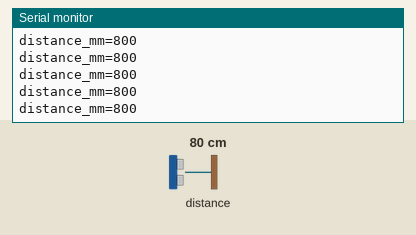
The sketch below on a simulated ESP32. Parts: the last lines printed to the serial monitor. The inputs (shaded band) are chosen by the test bench; at power-on: distance to the obstacle 80 cm.

Above: at 1.2 s.
1.3 s: distance to the obstacle set to 2 cm
At 1.59 s:
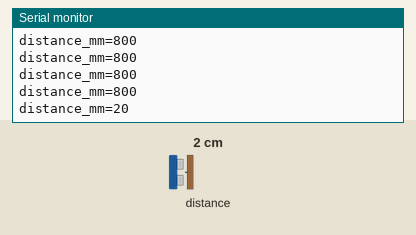
2.8 s: distance to the obstacle set to 4 cm
At 2.99 s:
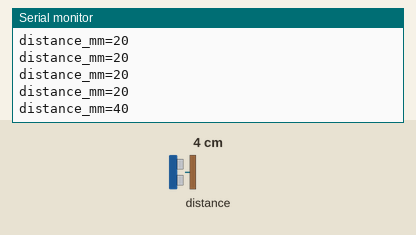
Timing chart, 0 to 5.8 s (numbered marks = the images above; inputs shaded):
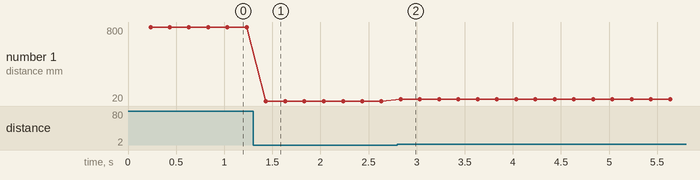

Measured:
- after the input at 1.3 s, the serial monitor: prints a new line after 0.13 s (image 1)
- after the input at 2.8 s, the serial monitor: prints a new line at once (image 2)
- plotted number 1: 800 → 20 after the input at 1.3 s, 20 → 40 after the input at 2.8 s

The sketch:

vl53l0x_002.ino
```cpp
#include <Wire.h>
#include <VL53L0X.h>

VL53L0X sensor;
const unsigned long MEASUREMENT_INTERVAL_MS = 200;
const uint16_t SENSOR_TIMEOUT_MS = 500;
bool sensorReady = false;
unsigned long lastReadMs = 0;

void setup() {
  Serial.begin(115200);
  Serial.println("ROS2 AI Vision Rover");
  Serial.println("Task 002 VL53L0X Bring-up");

  // Use the selected board's default SDA and SCL pins.
  if (!Wire.begin()) {
    Serial.println("I2C_INIT_FAILED");
    return;
  }

  sensor.setTimeout(SENSOR_TIMEOUT_MS);
  if (!sensor.init()) {
    Serial.println("VL53L0X_INIT_FAILED");
    if (sensor.timeoutOccurred()) {
      Serial.println("VL53L0X_TIMEOUT");
    }
    return;
  }

  sensor.startContinuous(MEASUREMENT_INTERVAL_MS);
  sensorReady = true;
  lastReadMs = millis();
  Serial.println("VL53L0X initialized");
}

void loop() {
  delay(1);  // Yield without a long fixed delay.
  if (!sensorReady) {
    return;  // Check wiring, then reset the board to retry initialization.
  }

  const unsigned long now = millis();
  if (now - lastReadMs < MEASUREMENT_INTERVAL_MS) {
    return;
  }
  lastReadMs = now;

  // This library call waits for a measurement, bounded by the sensor timeout.
  const uint16_t distanceMm = sensor.readRangeContinuousMillimeters();
  if (sensor.timeoutOccurred()) {
    Serial.println("VL53L0X_TIMEOUT");
    return;  // Do not print a timeout return value as a valid distance.
  }

  Serial.print("distance_mm=");
  Serial.println(distanceMm);
}
```
